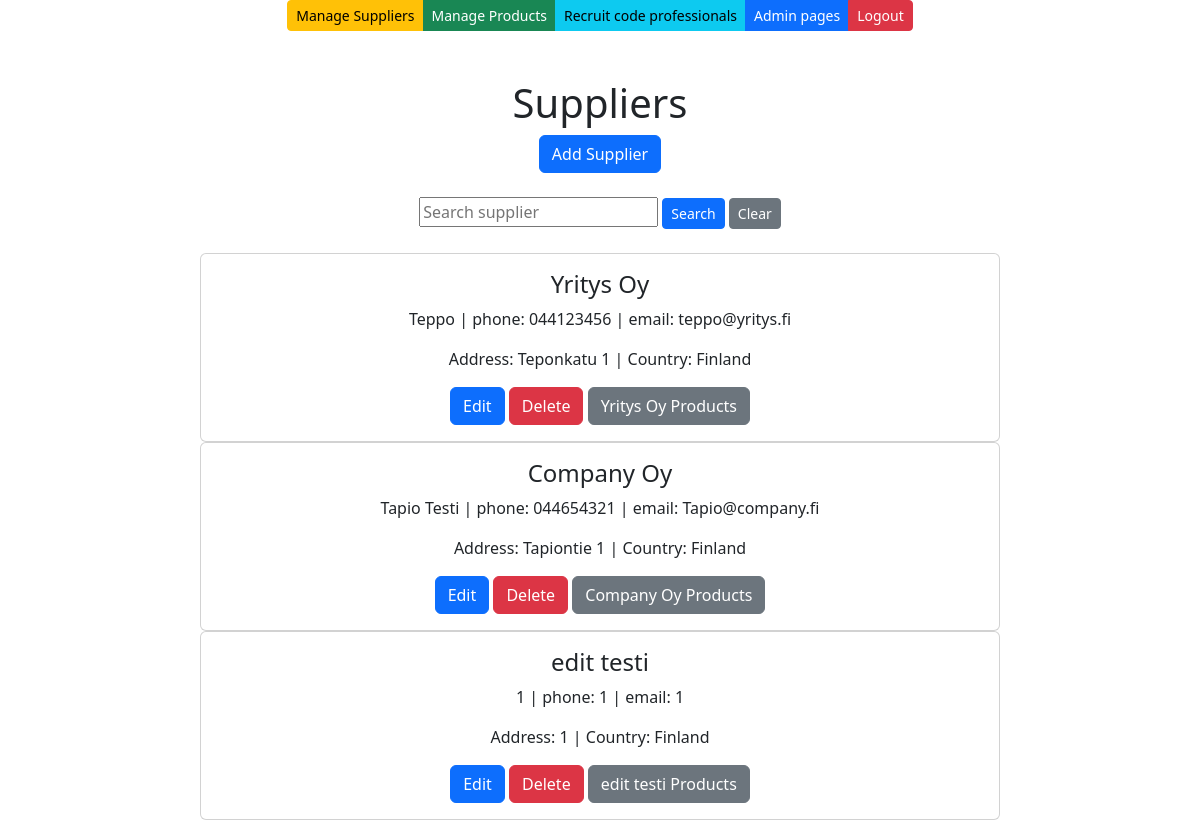
Page /suppliers/ (signed in) on the committed database.
### app/models.py (models this page shows, shortened)
class Supplier(models.Model):
    companyname = models.CharField(max_length=50, default='firma')
    contactname = models.CharField(max_length=50, default='contact')
    address = models.CharField(max_length=50, default='address')
    phone = models.CharField(max_length=50, default='phone')
    email = models.EmailField(max_length=50, default='email')
    country = models.CharField(max_length=50, default='country')

### app/views.py (the view)
# urls.py: path('suppliers/', supplierlistview),
def supplierlistview(request):
    if not request.user.is_authenticated:
        return render(request, 'loginerror.html', {'error': 'You must login first'})
    else:
        supplierlist = Supplier.objects.all()
        context = {'suppliers': supplierlist}
        return render (request,"supplierlist.html",context)

### app/templates/supplierlist.html (shortened to what this page needs)
{% extends 'index.html' %}
{% block content %}
<div class="container">
    <div class="row">
        <div class="col-md-12">
            <br />
            <br />
            <h1>Suppliers</h1>
            <button id="add-btn" class="btn btn-primary" onclick="showaddform()">Add Supplier</button>
            <br />
            <br />
            <form method="post" action="/search-supplier/">
                <input type="text" name="search" placeholder="Search supplier">
                <input type="submit" value="Search" class="btn btn-primary btn-sm">
                <button type="button" class="btn btn-secondary btn-sm" onclick="clearSearch()">Clear</button>
            </form>
            <br />
            {% for s in suppliers %}
            <div class="card" style="width: 50rem;">
                <div class="card-body">
                    <h4 class="card-title">{{s.companyname}}</h4>
                    <p class="card-text">{{s.contactname}} | phone: {{s.phone}} | email: {{s.email}} </p>
                    <p class="card-text">Address: {{s.address}} | Country: {{s.country}}</p>
                    <a href="/edit-supplier-get/{{s.id}}/" class="btn btn-primary">Edit</a>
                    <a href="/confirm-delete-supplier/{{s.id}}/" class="btn btn-danger">Delete</a>
                    <a href="/products-by-supplier/{{s.id}}/" class="btn btn-secondary">{{s.companyname}} Products</a>
                </div>
            </div>
            {% empty %}
            <div class="card" style="width: 50rem;">
                <div class="card-body">
                    <p class="card-text">No suppliers found in the database </p>
                </div>
            </div>
            {% endfor %}
        </div>
    </div>
</div>
{% endblock %}

### rows in the picture
Supplier: companyname "Yritys Oy", contactname "Teppo", phone "044123456", email "teppo@yritys.fi", address "Teponkatu 1", country "Finland"
Supplier: companyname "Company Oy", contactname "Tapio Testi", phone "044654321", email "Tapio@company.fi", address "Tapiontie 1", country "Finland"
Supplier: companyname "edit testi", contactname "1", phone "1", email "1", address "1", country "Finland"
